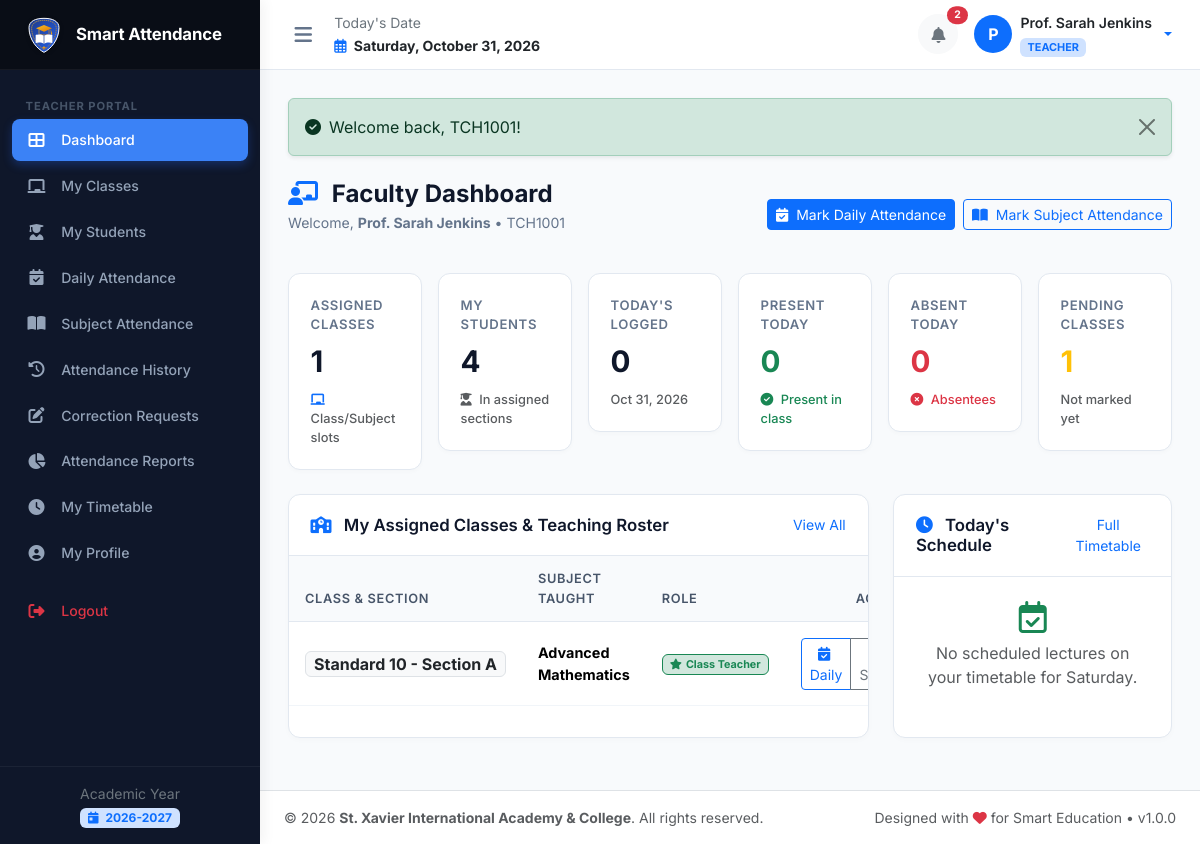
The page /teacher/index.php (signed in) on the database its author committed.
### tables this page shows
CREATE TABLE `academic_years` (
  `id` INT AUTO_INCREMENT PRIMARY KEY,
  `name` VARCHAR(50) NOT NULL UNIQUE,
  `start_date` DATE NOT NULL,
  `end_date` DATE NOT NULL,
  `is_current` TINYINT(1) NOT NULL DEFAULT 0,
  `status` ENUM('active', 'archived') NOT NULL DEFAULT 'active',
  `created_at` TIMESTAMP DEFAULT CURRENT_TIMESTAMP
);

CREATE TABLE `teachers` (
  `id` INT AUTO_INCREMENT PRIMARY KEY,
  `user_id` INT NOT NULL UNIQUE,
  `teacher_id` VARCHAR(50) NOT NULL UNIQUE,
  `full_name` VARCHAR(150) NOT NULL,
  `photo` VARCHAR(255) NULL,
  `dob` DATE NULL,
  `gender` ENUM('male', 'female', 'other') DEFAULT 'female',
  `email` VARCHAR(120) NULL,
  `mobile` VARCHAR(25) NULL,
  `qualification` VARCHAR(150) NULL,
  `address` TEXT NULL,
  `joining_date` DATE NULL,
  `created_at` TIMESTAMP DEFAULT CURRENT_TIMESTAMP,
  `updated_at` TIMESTAMP DEFAULT CURRENT_TIMESTAMP ON UPDATE CURRENT_TIMESTAMP,
  FOREIGN KEY (`user_id`) REFERENCES `users`(`id`) ON DELETE CASCADE
);

CREATE TABLE `teacher_assignments` (
  `id` INT AUTO_INCREMENT PRIMARY KEY,
  `teacher_id` INT NOT NULL,
  `class_id` INT NOT NULL,
  `section_id` INT NOT NULL,
  `subject_id` INT NULL,
  `academic_year_id` INT NOT NULL,
  `is_class_teacher` TINYINT(1) DEFAULT 0,
  `created_at` TIMESTAMP DEFAULT CURRENT_TIMESTAMP,
  UNIQUE KEY `uk_assignment` (`teacher_id`, `class_id`, `section_id`, `subject_id`, `academic_year_id`),
  FOREIGN KEY (`teacher_id`) REFERENCES `teachers`(`id`) ON DELETE CASCADE,
  FOREIGN KEY (`class_id`) REFERENCES `classes`(`id`) ON DELETE CASCADE,
  FOREIGN KEY (`section_id`) REFERENCES `sections`(`id`) ON DELETE CASCADE,
  FOREIGN KEY (`subject_id`) REFERENCES `subjects`(`id`) ON DELETE SET NULL,
  FOREIGN KEY (`academic_year_id`) REFERENCES `academic_years`(`id`) ON DELETE CASCADE
);

CREATE TABLE `classes` (
  `id` INT AUTO_INCREMENT PRIMARY KEY,
  `name` VARCHAR(100) NOT NULL UNIQUE,
  `type` ENUM('school', 'college') NOT NULL DEFAULT 'school',
  `numeric_level` INT NOT NULL,
  `created_at` TIMESTAMP DEFAULT CURRENT_TIMESTAMP,
  INDEX `idx_class_type` (`type`)
);

CREATE TABLE `sections` (
  `id` INT AUTO_INCREMENT PRIMARY KEY,
  `class_id` INT NOT NULL,
  `name` VARCHAR(20) NOT NULL,
  `created_at` TIMESTAMP DEFAULT CURRENT_TIMESTAMP,
  UNIQUE KEY `uk_class_section` (`class_id`, `name`),
  FOREIGN KEY (`class_id`) REFERENCES `classes`(`id`) ON DELETE CASCADE
);

CREATE TABLE `subjects` (
  `id` INT AUTO_INCREMENT PRIMARY KEY,
  `code` VARCHAR(50) NOT NULL UNIQUE,
  `name` VARCHAR(150) NOT NULL,
  `type` ENUM('core', 'elective', 'practical') NOT NULL DEFAULT 'core',
  `created_at` TIMESTAMP DEFAULT CURRENT_TIMESTAMP
);

### teacher/index.php (the view, shortened to what the rows shown need)
<?php
require_once __DIR__ . '/../includes/functions.php';
require_once __DIR__ . '/../includes/auth.php';
$pdo = get_db_connection();
$currentUserId = (int)$_SESSION['user']['id'];
$tStmt = $pdo->prepare("SELECT * FROM teachers WHERE user_id = ?");
$tStmt->execute([$currentUserId]);
$teacher = $tStmt->fetch();
$teacherId = (int)($teacher['id'] ?? 0);
$aStmt = $pdo->prepare("SELECT ta.*, c.name as class_name, sec.name as section_name, sub.name as subject_name
                        FROM teacher_assignments ta
                        JOIN classes c ON ta.class_id = c.id
                        JOIN sections sec ON ta.section_id = sec.id
                        LEFT JOIN subjects sub ON ta.subject_id = sub.id
                        WHERE ta.teacher_id = ?");
$aStmt->execute([$teacherId]);
$assignments = $aStmt->fetchAll();
require_once __DIR__ . '/../includes/header.php';
require_once __DIR__ . '/../includes/sidebar.php';
require_once __DIR__ . '/../includes/navbar.php';
?>
<div class="page-header">
  <div>
    <h1 class="page-title"><i class="fas fa-chalkboard-teacher me-2 text-primary"></i> Faculty Dashboard</h1>
    <p class="page-subtitle">Welcome, <strong><?= e($teacher['full_name'] ?? 'Teacher') ?></strong> &bull; <?= e($teacher['teacher_id'] ?? '') ?></p>
  </div>
</div>
<div class="row g-4 mb-4">
  <div class="col-lg-8">
    <div class="card card-custom h-100">
      <div class="card-body p-0">
        <div class="table-responsive">
          <table class="table table-custom table-hover align-middle mb-0">
            <thead>
              <tr>
                <th>Class & Section</th>
                <th>Subject Taught</th>
                <th>Role</th>
                <th class="text-end">Actions</th>
              </tr>
            </thead>
            <tbody>
              <?php if (!empty($assignments)): ?>
                <?php foreach ($assignments as $as): ?>
                  <tr>
                    <td>
                      <span class="badge bg-light text-dark border fs-6 py-1 px-2">
                        <?= e($as['class_name']) ?> - Section <?= e($as['section_name']) ?>
                      </span>
                    </td>
                    <td><strong><?= e($as['subject_name'] ?? 'Class In-charge') ?></strong></td>
                    <td>
                      <?php if ($as['is_class_teacher'] == 1): ?>
                        <span class="badge bg-success-subtle text-success border border-success"><i class="fas fa-star me-1"></i>Class Teacher</span>
                      <?php else: ?>
                        <span class="badge bg-light text-secondary border">Subject Teacher</span>
                      <?php endif; ?>
                    </td>
                    <td class="text-end">
                      <div class="btn-group btn-group-sm">
                        <a href="<?= BASE_URL ?>/teacher/attendance_daily.php?class_id=<?= $as['class_id'] ?>&section_id=<?= $as['section_id'] ?>" class="btn btn-outline-primary" title="Mark Daily Attendance">
                          <i class="fas fa-calendar-check me-1"></i> Daily
                        </a>
                        <a href="<?= BASE_URL ?>/teacher/attendance_subject.php?class_id=<?= $as['class_id'] ?>&section_id=<?= $as['section_id'] ?>&subject_id=<?= (int)$as['subject_id'] ?>" class="btn btn-outline-secondary" title="Mark Subject Attendance">
                          <i class="fas fa-book-reader me-1"></i> Subject
                        </a>
                      </div>
                    </td>
                  </tr>
                <?php endforeach; ?>
              <?php else: ?>
                <tr><td colspan="4" class="text-center py-4 text-muted">No classes have been assigned to your teacher account yet. Contact Administrator or Principal.</td></tr>
              <?php endif; ?>
            </tbody>
          </table>
        </div>
      </div>
    </div>
  </div>
</div>
<?php require_once __DIR__ . '/../includes/footer.php'; ?>

### includes/sidebar.php (shortened to what the rows shown need)
<aside class="app-sidebar" id="appSidebar">
  <div class="sidebar-footer text-center">
    <small class="text-secondary d-block">Academic Year</small>
    <span class="badge bg-primary-subtle text-primary mt-1">
      <i class="fas fa-calendar-day me-1"></i> <?= e(get_active_academic_year()['name'] ?? '2026-2027') ?>
    </span>
  </div>
</aside>

### includes/navbar.php (shortened to what the rows shown need)
<?php
$user = current_user();
?>
<div class="app-main">
  <header class="app-navbar no-print">
    <div class="d-flex align-items-center gap-3">
      <div class="dropdown">
        <a href="#" class="d-flex align-items-center gap-2 text-decoration-none dropdown-toggle user-profile-menu" data-bs-toggle="dropdown" aria-expanded="false">
          <?php if (!empty($user['photo'])): ?>
            <img src="<?= BASE_URL ?>/<?= e($user['photo']) ?>" alt="Avatar">
          <?php else: ?>
            <div class="bg-primary text-white rounded-circle d-flex align-items-center justify-content-center fw-bold" style="width: 38px; height: 38px;">
              <?= strtoupper(substr($user['full_name'] ?? 'U', 0, 1)) ?>
            </div>
          <?php endif; ?>
          <div class="d-none d-sm-block text-start">
            <div class="fw-semibold text-dark text-truncate" style="max-width: 140px; font-size: 0.88rem;"><?= e($user['full_name'] ?? 'User') ?></div>
            <span class="badge bg-primary-subtle text-primary text-uppercase" style="font-size: 0.68rem;"><?= e($user['role'] ?? 'guest') ?></span>
          </div>
        </a>
      </div>
    </div>
  </header>
  <main class="app-content">

### rows shown on the page
academic_years: name "2026-2027"
teachers: full_name "P", full_name "Prof. Sarah Jenkins", teacher "TCH1001"
teacher_assignments: class.name "Standard 10", section.name "A", subject.name "Advanced Mathematics", is_class_teacher 1 (drawn)

### other values the page prints
$unreadCount "2"
$user['role'] "TEACHER"
$msg['message'] "Welcome back, TCH1001!"
$assignedClassesCount "1"
$totalStudents "4"
$todayMarkedCount "0"
$presentCount "0"
$absentCount "0"
$pendingCount "1"
$schoolName "St. Xavier International Academy & College"
APP_VERSION "1.0.0"
